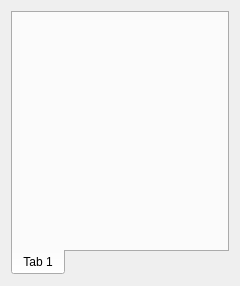
<ui version="4.0" >
 <class>BufferViewWidget</class>
 <widget class="QDialog" name="BufferViewWidget" >
  <property name="geometry" >
   <rect>
    <x>0</x>
    <y>0</y>
    <width>240</width>
    <height>286</height>
   </rect>
  </property>
  <property name="windowTitle" >
   <string>Select Buffer</string>
  </property>
  <layout class="QVBoxLayout" >
   <item>
    <widget class="QTabWidget" name="tabWidget" >
     <property name="tabPosition" >
      <enum>QTabWidget::South</enum>
     </property>
     <property name="tabShape" >
      <enum>QTabWidget::Rounded</enum>
     </property>
     <property name="currentIndex" >
      <number>0</number>
     </property>
     <widget class="QWidget" name="tab" >
      <attribute name="title" >
       <string>Tab 1</string>
      </attribute>
      <layout class="QVBoxLayout" />
     </widget>
    </widget>
   </item>
  </layout>
 </widget>
 <resources/>
 <connections/>
</ui>
